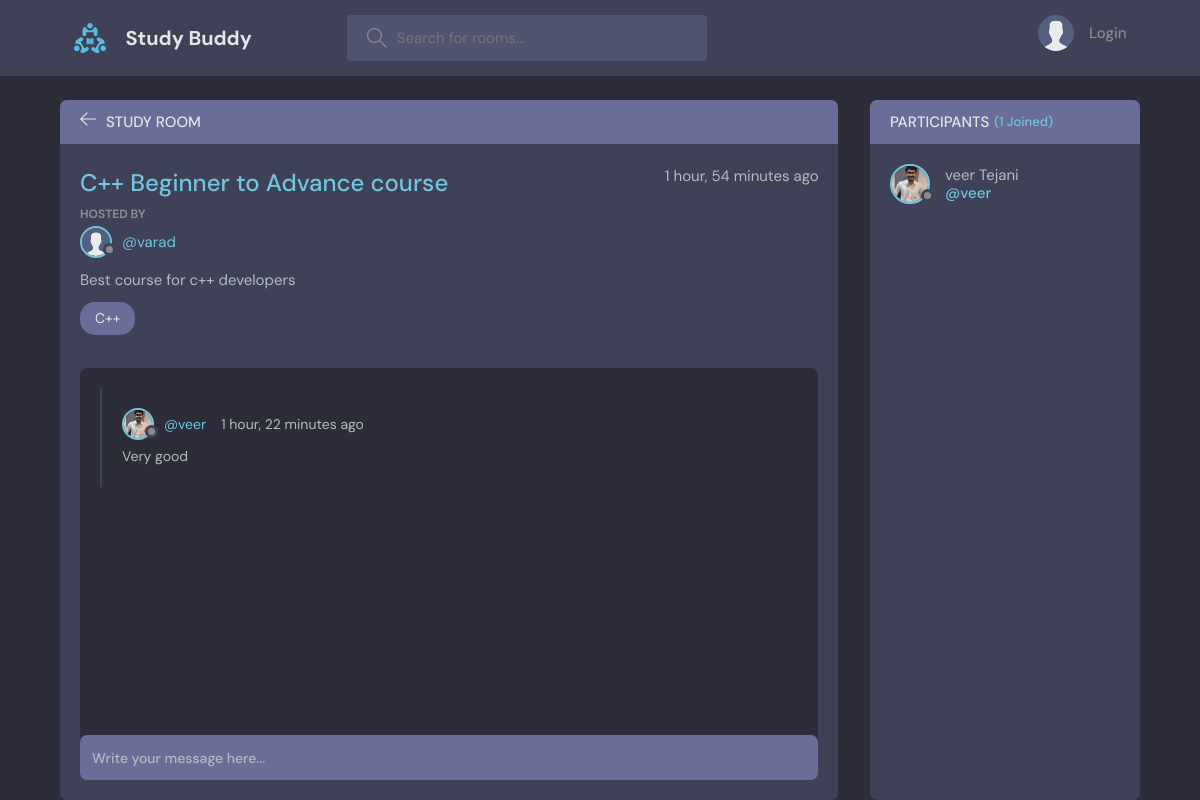
/room_page/3/, run on the app's committed database.
### base/models.py (models this page shows, shortened)
class Room(models.Model):
    host = models.ForeignKey(User, on_delete=models.SET_NULL, null=True)
    topic = models.ForeignKey(Topic, on_delete=models.SET_NULL, null=True)
    name = models.CharField(max_length=200)
    description = models.TextField(null=True, blank=True)
    participants = models.ManyToManyField(User, related_name='participants', blank=True)
    updated = models.DateTimeField(auto_now=True)
    created = models.DateTimeField(auto_now_add=True)
    class Meta:
        ordering = ['-updated', '-created']

class User(AbstractUser):
    name = models.CharField(max_length=100, null=True)
    email = models.EmailField(unique=True, null=True)
    bio = models.TextField(null=True)
    avatar = models.ImageField(null=True, default="avatar.svg")
    USERNAME_FIELD = 'email'
    REQUIRED_FIELDS = []

class Topic(models.Model):
    name = models.CharField(max_length=200)
    def __str__(self):
        return self.name

class Message(models.Model):
    user = models.ForeignKey(User, on_delete=models.CASCADE)
    room = models.ForeignKey(Room, on_delete=models.CASCADE)
    body = models.TextField()
    updated = models.DateTimeField(auto_now=True)
    created = models.DateTimeField(auto_now_add=True)
    def __str__(self):
        return self.body[0:50]
    class Meta:
        ordering = ['-updated', '-created']

### base/views.py (the view, shortened to what this page needs)
# urls.py: path('room_page/<str:pk>/', views.room, name='room_p'),
def room(request, pk):
    room = Room.objects.get(id=pk)
    room_messages = room.message_set.all().order_by('-created') # parentModel.childModel_set.all() # b/c from room to message it is one to many relationship
    participants = room.participants.all()
    context = {'room' : room,
               'room_messages': room_messages,
               'participants': participants
               }
    return render(request, 'base/room.html', context)

### base/templates/base/room.html (shortened to what this page needs)
{% extends 'main.html' %}
{% block content %}
<main class="profile-page layout layout--2">
  <div class="container">
    <div class="room">
      <div class="room__top">
        <div class="room__topLeft">
          <a href="{% url 'home' %}">
            <svg version="1.1" xmlns="http://www.w3.org/2000/svg" width="32" height="32" viewBox="0 0 32 32">
              <title>arrow-left</title>
              <path
                d="M13.723 2.286l-13.723 13.714 13.719 13.714 1.616-1.611-10.96-10.96h27.625v-2.286h-27.625l10.965-10.965-1.616-1.607z">
              </path>
            </svg>
          </a>
          <h3>Study Room</h3>
        </div>
      </div>
      <div class="room__box scroll">
        <div class="room__header scroll">
          <div class="room__info">
            <h3>{{room.name}}</h3>
            <span>{{room.created|timesince}} ago</span>
          </div>
          <div class="room__hosted">
            <p>Hosted By</p>
            <a href="{% url 'user-profile' room.host.id %}" class="room__author">
              <div class="avatar avatar--small">
                <img src="{{room.host.avatar.url}}" />
              </div>
              <span>@{{room.host.username}}</span>
            </a>
          </div>
          <div class="room__details">
            {{room.description}}
          </div>
          <span class="room__topics">{{room.topic}}</span>
        </div>
        <div class="room__conversation">
          <div class="threads scroll">
            {% for message in room_messages %}
            <div class="thread">
              <div class="thread__top">
                <div class="thread__author">
                  <a href="{% url 'user-profile' message.user.id %}" class="thread__authorInfo">
                    <div class="avatar avatar--small">
                      <img src="{{message.user.avatar.url}}" />
                    </div>
                    <span>@{{message.user.username}}</span>
                  </a>
                  <span class="thread__date">{{message.created|timesince}} ago</span>
                </div>
              </div>
              <div class="thread__details">
                {{message}}
              </div>
            </div>
            {% endfor %}
          </div>
        </div>
      </div>
      <div class="room__message">
        <form action="" method="POST">
          <input name="body" placeholder="Write your message here..." />
        </form>
      </div>
    </div>
    <div class="participants">
      <h3 class="participants__top">Participants <span>({{participants.count}} Joined)</span></h3>
      <div class="participants__list scroll">
        {% for user in participants %}
        <a href="{%  url 'user-profile' user.id %}" class="participant">
          <div class="avatar avatar--medium">
            <img src="{{user.avatar.url}}" />
          </div>
          <p>
            {{user.name}}
            <span>@{{user.username}}</span>
          </p>
        </a>
        {% endfor %}
      </div>
    </div>
  </div>
</main>
{% endblock content %}

### data on the page
Room: name "C++ Beginner to Advance course", created "1 hour, 54 minutes", host.avatar (placeholder picture), host.username "varad", description "Best course for c++ developers", topic "C++"
Message: user.avatar (picture), user.username "veer", created "1 hour, 22 minutes", body "Very good"
User: avatar (picture), name "veer Tejani", username "veer"

### other printed values
{{ participants.count }} "1"
